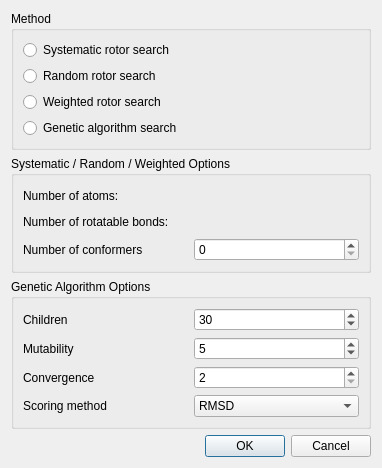
<?xml version="1.0" encoding="UTF-8"?>
<ui version="4.0">
 <class>ConformerSearchDialog</class>
 <widget class="QDialog" name="ConformerSearchDialog">
  <property name="geometry">
   <rect>
    <x>0</x>
    <y>0</y>
    <width>382</width>
    <height>468</height>
   </rect>
  </property>
  <property name="windowTitle">
   <string>Conformer Search</string>
  </property>
  <layout class="QVBoxLayout">
   <item>
    <widget class="QGroupBox" name="groupBox">
     <property name="title">
      <string>Method</string>
     </property>
     <layout class="QVBoxLayout">
      <item>
       <widget class="QRadioButton" name="systematicRadio">
        <property name="text">
         <string>Systematic rotor search</string>
        </property>
       </widget>
      </item>
      <item>
       <widget class="QRadioButton" name="randomRadio">
        <property name="text">
         <string>Random rotor search</string>
        </property>
       </widget>
      </item>
      <item>
       <widget class="QRadioButton" name="weightedRadio">
        <property name="text">
         <string>Weighted rotor search</string>
        </property>
       </widget>
      </item>
      <item>
       <widget class="QRadioButton" name="geneticRadio">
        <property name="text">
         <string>Genetic algorithm search</string>
        </property>
       </widget>
      </item>
     </layout>
    </widget>
   </item>
   <item>
    <widget class="QGroupBox" name="systematicOptionsGroupBox">
     <property name="title">
      <string>Systematic / Random / Weighted Options</string>
     </property>
     <layout class="QVBoxLayout">
      <item>
       <widget class="QLabel" name="atomLabel">
        <property name="text">
         <string>Number of atoms:</string>
        </property>
       </widget>
      </item>
      <item>
       <widget class="QLabel" name="bondsLabel">
        <property name="text">
         <string>Number of rotatable bonds:</string>
        </property>
       </widget>
      </item>
      <item>
       <layout class="QHBoxLayout">
        <item>
         <widget class="QLabel" name="label">
          <property name="text">
           <string>Number of conformers</string>
          </property>
         </widget>
        </item>
        <item>
         <widget class="QSpinBox" name="numSpin">
          <property name="maximum">
           <number>10000</number>
          </property>
         </widget>
        </item>
       </layout>
      </item>
     </layout>
    </widget>
   </item>
   <item>
    <widget class="QGroupBox" name="geneticGroupBox">
     <property name="title">
      <string>Genetic Algorithm Options</string>
     </property>
     <layout class="QVBoxLayout" name="verticalLayout">
      <item>
       <layout class="QGridLayout" name="gridLayout">
        <item row="0" column="0">
         <widget class="QLabel" name="label_2">
          <property name="text">
           <string>Children</string>
          </property>
         </widget>
        </item>
        <item row="1" column="0">
         <widget class="QLabel" name="label_3">
          <property name="text">
           <string>Mutability</string>
          </property>
         </widget>
        </item>
        <item row="2" column="0">
         <widget class="QLabel" name="label_4">
          <property name="text">
           <string>Convergence</string>
          </property>
         </widget>
        </item>
        <item row="3" column="0">
         <widget class="QLabel" name="label_5">
          <property name="text">
           <string>Scoring method</string>
          </property>
         </widget>
        </item>
        <item row="0" column="1">
         <widget class="QSpinBox" name="childrenSpinBox">
          <property name="minimum">
           <number>1</number>
          </property>
          <property name="maximum">
           <number>9999</number>
          </property>
          <property name="value">
           <number>30</number>
          </property>
         </widget>
        </item>
        <item row="1" column="1">
         <widget class="QSpinBox" name="mutabilitySpinBox">
          <property name="minimum">
           <number>1</number>
          </property>
          <property name="maximum">
           <number>9999</number>
          </property>
          <property name="value">
           <number>5</number>
          </property>
         </widget>
        </item>
        <item row="2" column="1">
         <widget class="QSpinBox" name="convergenceSpinBox">
          <property name="minimum">
           <number>2</number>
          </property>
          <property name="maximum">
           <number>999</number>
          </property>
         </widget>
        </item>
        <item row="3" column="1">
         <widget class="QComboBox" name="scoringComboBox">
          <item>
           <property name="text">
            <string>RMSD</string>
           </property>
          </item>
          <item>
           <property name="text">
            <string>Energy</string>
           </property>
          </item>
         </widget>
        </item>
       </layout>
      </item>
     </layout>
    </widget>
   </item>
   <item>
    <widget class="QDialogButtonBox" name="buttonBox">
     <property name="orientation">
      <enum>Qt::Horizontal</enum>
     </property>
     <property name="standardButtons">
      <set>QDialogButtonBox::Cancel|QDialogButtonBox::Ok</set>
     </property>
    </widget>
   </item>
  </layout>
 </widget>
 <resources/>
 <connections>
  <connection>
   <sender>buttonBox</sender>
   <signal>accepted()</signal>
   <receiver>ConformerSearchDialog</receiver>
   <slot>accept()</slot>
   <hints>
    <hint type="sourcelabel">
     <x>248</x>
     <y>254</y>
    </hint>
    <hint type="destinationlabel">
     <x>157</x>
     <y>274</y>
    </hint>
   </hints>
  </connection>
  <connection>
   <sender>buttonBox</sender>
   <signal>rejected()</signal>
   <receiver>ConformerSearchDialog</receiver>
   <slot>reject()</slot>
   <hints>
    <hint type="sourcelabel">
     <x>316</x>
     <y>260</y>
    </hint>
    <hint type="destinationlabel">
     <x>286</x>
     <y>274</y>
    </hint>
   </hints>
  </connection>
 </connections>
</ui>
